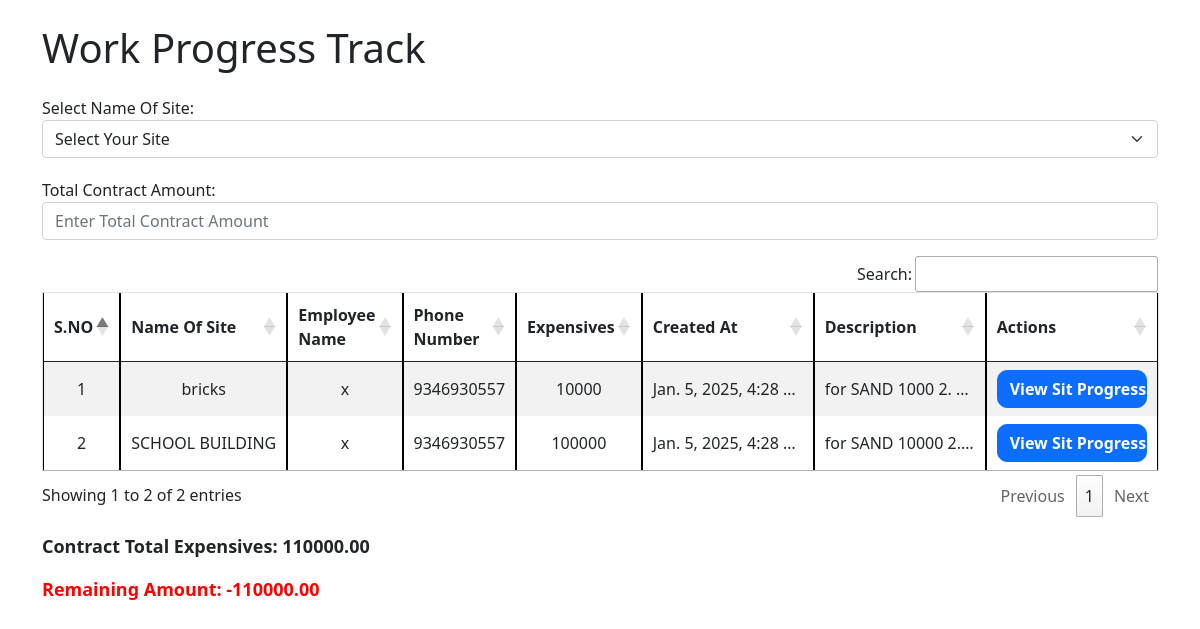
Screenshot of /Details_table with the database file from the repository.
### work/models.py (models this page shows, shortened)
class WorkProgress(models.Model):
    sno= models.AutoField(primary_key=True)
    name_of_site= models.CharField(max_length=100, validators=[validate_only_letters])
    location=models.CharField(max_length=100, validators=[validate_only_letters])
    name_of_the_employee = models.CharField(max_length=100, validators=[validate_only_letters])
    phone_number = models.CharField(max_length=10, validators=[validate_mobile_number])
    to_day_expensives = models.CharField(max_length=10, validators=[validate_expenses])
    description = models.TextField()
    created_at = models.DateTimeField(auto_now_add=True)
    from django.db import models

### work/views.py (the view)
# urls.py: path('Details_table', views.work_progress_list, name='work_progress_list'),
def work_progress_list(request):
    work_progresses = WorkProgress.objects.all()  # Retrieve all records from the database
    return render(request, 'work_progress_table.html', {'work_progresses': work_progresses})

### work/templates/work_progress_table.html (shortened to what this page needs)
<!DOCTYPE html>
<html lang="en">
<head>
    <link href="https://cdn.jsdelivr.net/npm/bootstrap@5.0.2/dist/css/bootstrap.min.css" rel="stylesheet">
    <link rel="stylesheet" href="https://cdn.datatables.net/1.13.6/css/jquery.dataTables.min.css">
    <link rel="stylesheet" href="https://cdn.datatables.net/buttons/2.3.6/css/buttons.dataTables.min.css">
    <link rel="stylesheet" href="https://cdn.datatables.net/responsive/2.4.1/css/responsive.dataTables.min.css">
</head>
<body>
    <div class="container my-4">
        <h1 class="mb-4">Work Progress Track</h1>
        <div class="filter-container">
            <label for="siteFilter"> Select Name Of Site:</label>
            <select id="siteFilter" class="form-select">
                <option value="">Select Your Site</option>
            </select>
        </div>
        <div class="mb-3">
            <label for="totalContractAmount">Total Contract Amount:</label>
            <input type="number" id="totalContractAmount" class="form-control" placeholder="Enter Total Contract Amount">
        </div>
        <table id="ticketTable" class="table table-bordered table-striped table-responsive">
            <thead>
                <tr>
                    <th>S.NO</th>
                    <th>Name Of Site</th>
                    <th>Employee Name</th>
                    <th>Phone Number</th>
                    <th>Expensives</th>
                    <th>Created At</th>
                    <th>Description</th>
                    <th>Actions</th>
                </tr>
            </thead>
            <tbody>
                {% for work in work_progresses %}
                    <tr>
                        <td>{{ work.sno }}</td>
                        <td>{{ work.name_of_site}}</td>
                        <td>{{ work.name_of_the_employee }}</td>
                        <td>{{ work.phone_number }}</td>
                        <td>{{ work.to_day_expensives }}</td>
                        <td>{{ work.created_at }}</td>
                        <td>{{ work.description }}</td>
                        <td>
                            <a href="{% url 'site_details' work.pk %}" class="btn btn-primary">
                                <b>View Sit Progress</b>
                            </a>
                        </td>
                    </tr>
                {% endfor %}
            </tbody>
        </table>
        <div id="totalExpenses" class="mt-3"></div>
        <div id="remainingAmount" class="mt-3"></div>
    </div>
</body>
</html>

### work/templates/work_progress_table.html (style rules this page uses)
table { width: 100%; table-layout: auto; border: 1px solid black; }
table th, table td { text-align: center; vertical-align: middle; border: 3px solid black; }
table td { max-width: 150px; overflow: hidden; text-overflow: ellipsis; white-space: nowrap; }
a.btn-primary { border-radius: 10px; width: 100%; }
#totalExpenses, #remainingAmount { font-size: 18px; font-weight: bold; }
.filter-container { margin-bottom: 20px; }

### rows the page displays
WorkProgress: sno "1", name_of_site "bricks", name_of_the_employee "x", phone_number "9346930557", to_day_expensives "10000", created_at "Jan. 5, 2025, 4:28…", description "for SAND 1000 2.…"
WorkProgress: sno "2", name_of_site "SCHOOL BUILDING", name_of_the_employee "x", phone_number "9346930557", to_day_expensives "100000", created_at "Jan. 5, 2025, 4:28…", description "for SAND 10000 2.…"
